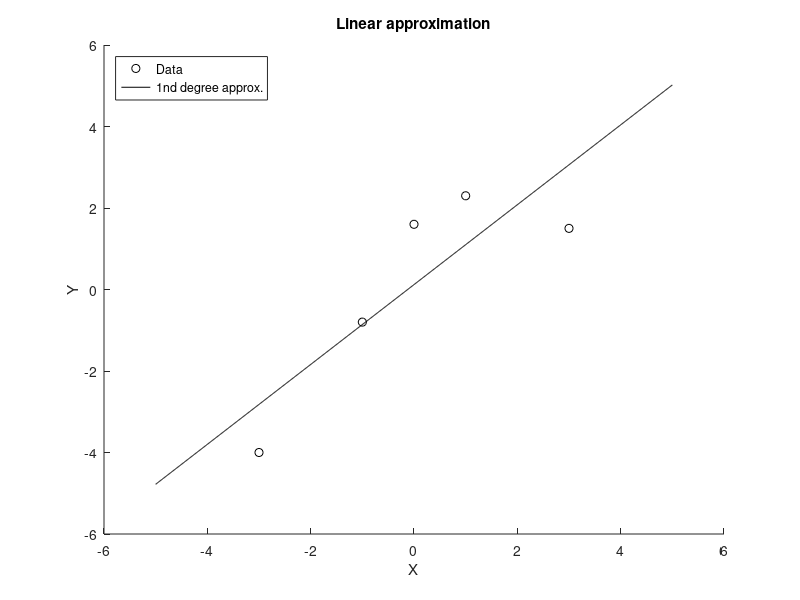

The MATLAB source for this figure:
X = [-3 -1 0 1 3];
Y = [-4 -0.8 1.6 2.3 1.5];
xlabel('X');
ylabel('Y');
hold on
plot(X,Y,'ko')
t = -5 : 0.01 : 5;
c2 = polyfit(X,Y,1);
y2 = polyval(c2,t);
plot(t, y2, 'k-')
title('Linear approximation');
legend('Data','1nd degree approx.','location','northwest')